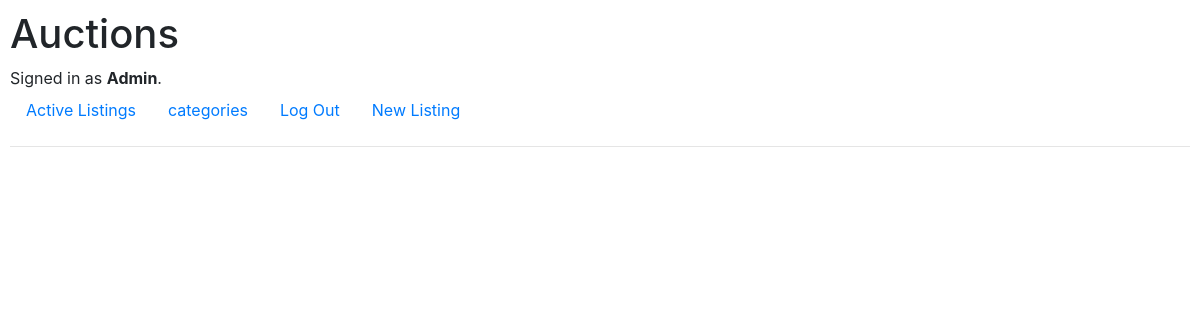
The app's page /categories (signed in), older data.
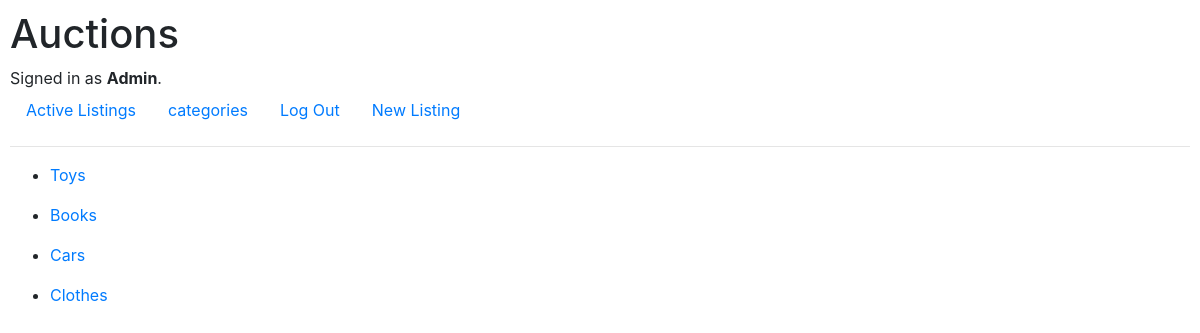
The same page, newer data.
### auctions/models.py (models this page shows)
class User(AbstractUser):
    pass

class category_list(models.Model):
    categories = models.CharField(max_length=128)

### auctions/views.py (the view)
# urls.py: path("categories", views.categories, name="categories"),
def categories(request):
    All_categories = category_list.objects.all()
    return render(request, "auctions/categories.html",{
        "categories":All_categories
    })

### auctions/templates/auctions/categories.html
{% extends "auctions/layout.html" %}
{% load static %}
{% block head %}
<head>
<link href="{% static 'auctions/index_styles.css' %}" rel="stylesheet">
</head>
{% endblock %}
{% block body %}
{% for category in categories %}
<ul>
    <li>
        <a href="{% url 'find_category' category.id %}">{{category.categories}}</a>
    </li>
</ul>
{%endfor%}
{% endblock %}

### auctions/templates/auctions/layout.html (shortened to what this page needs)
{% load static %}
<!DOCTYPE html>
<html lang="en">
    <head>
        <link rel="stylesheet" href="https://stackpath.bootstrapcdn.com/bootstrap/4.4.1/css/bootstrap.min.css">
        <link href="{% static 'auctions/styles.css' %}" rel="stylesheet">
        {% block head %} {% endblock %}
    </head>
    <body>
        <h1>Auctions</h1>
        <div>
            {% if user.is_authenticated %}
                Signed in as <strong>{{ user.username }}</strong>.
            {% else %}
                Not signed in.
            {% endif %}
        </div>
        <ul class="nav">
            <li class="nav-item">
                <a class="nav-link" href="{% url 'index' %}">Active Listings</a>
            </li>
            <li class="nav-item">
                <a class="nav-link" href="{% url 'categories' %}">categories</a>
            </li>
            {% if user.is_authenticated %}
                <li class="nav-item">
                    <a class="nav-link" href="{% url 'logout' %}">Log Out</a>
                </li>
                <li class="nav-item">
                    <a class="nav-link" href="{% url 'new_listing' %}">New Listing</a>
                </li>
            {% endif %}
        </ul>
        <hr>
        {% block body %}
        {% endblock %}
    </body>
</html>

### auctions/static/auctions/styles.css (style rules this page uses)
body { padding: 10px; }

Row changes from the older to the newer data that the page shows:
added category_list: categories "Toys"
added category_list: categories "Books"
added category_list: categories "Cars"
added category_list: categories "Clothes"
